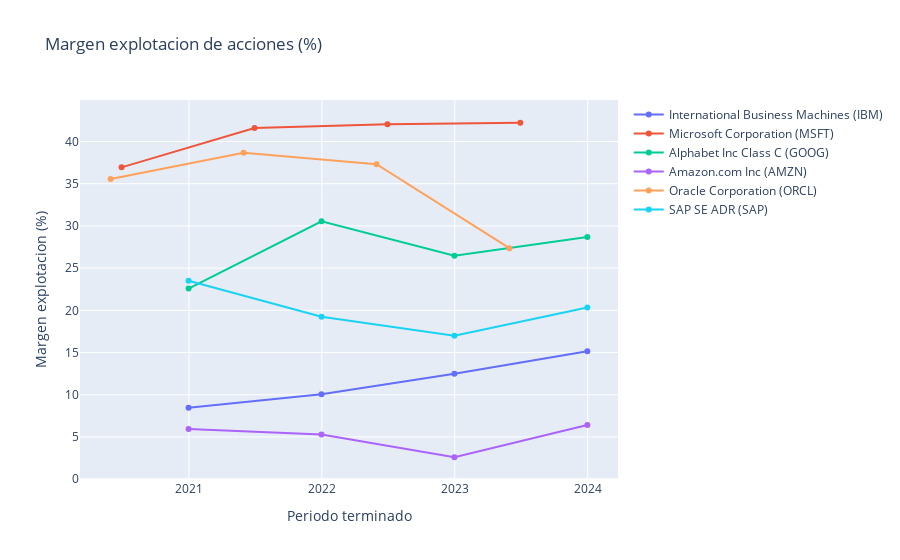

The code cell stored with this chart in its notebook:
### Code cell
fig = go.Figure()
for stock_pkl in list(dic_stocks_pkl.keys()):
    fig.add_trace(go.Scatter(x=dic_stocks_pkl[stock_pkl].df_resultados.index , y=dic_stocks_pkl[stock_pkl].df_resultados["Margen_explotacion(%)"], name=stock_pkl))
fig.update_layout(title='Margen explotacion de acciones (%)', xaxis_title='Periodo terminado', yaxis_title="Margen explotacion (%)")
fig.show()

### Figure 1 — Plotly figure (JSON) as saved in the notebook; plotly's stock layout.template omitted (floating-point values rounded to 4 significant figures)
{"data": [{"name": "International Business Machines (IBM)", "type": "scatter", "x": ["2023-12-31T00:00:00", "2022-12-31T00:00:00", "2021-12-31T00:00:00", "2020-12-31T00:00:00"], "y": [15.17, 12.5, 10.06, 8.449]}, {"name": "Microsoft Corporation (MSFT)", "type": "scatter", "x": ["2023-06-30T00:00:00", "2022-06-30T00:00:00", "2021-06-30T00:00:00", "2020-06-30T00:00:00"], "y": [42.22, 42.06, 41.59, 36.94]}, {"name": "Alphabet Inc Class C (GOOG)", "type": "scatter", "x": ["2023-12-31T00:00:00", "2022-12-31T00:00:00", "2021-12-31T00:00:00", "2020-12-31T00:00:00"], "y": [28.7, 26.46, 30.55, 22.59]}, {"name": "Amazon.com Inc (AMZN)", "type": "scatter", "x": ["2023-12-31T00:00:00", "2022-12-31T00:00:00", "2021-12-31T00:00:00", "2020-12-31T00:00:00"], "y": [6.411, 2.597, 5.295, 5.931]}, {"name": "Oracle Corporation (ORCL)", "type": "scatter", "x": ["2023-05-31T00:00:00", "2022-05-31T00:00:00", "2021-05-31T00:00:00", "2020-05-31T00:00:00"], "y": [27.37, 37.31, 38.67, 35.57]}, {"name": "SAP SE ADR (SAP)", "type": "scatter", "x": ["2023-12-31T00:00:00", "2022-12-31T00:00:00", "2021-12-31T00:00:00", "2020-12-31T00:00:00"], "y": [20.33, 16.99, 19.24, 23.51]}], "layout": {"title": {"text": "Margen explotacion de acciones (%)"}, "xaxis": {"title": {"text": "Periodo terminado"}}, "yaxis": {"title": {"text": "Margen explotacion (%)"}}}}
